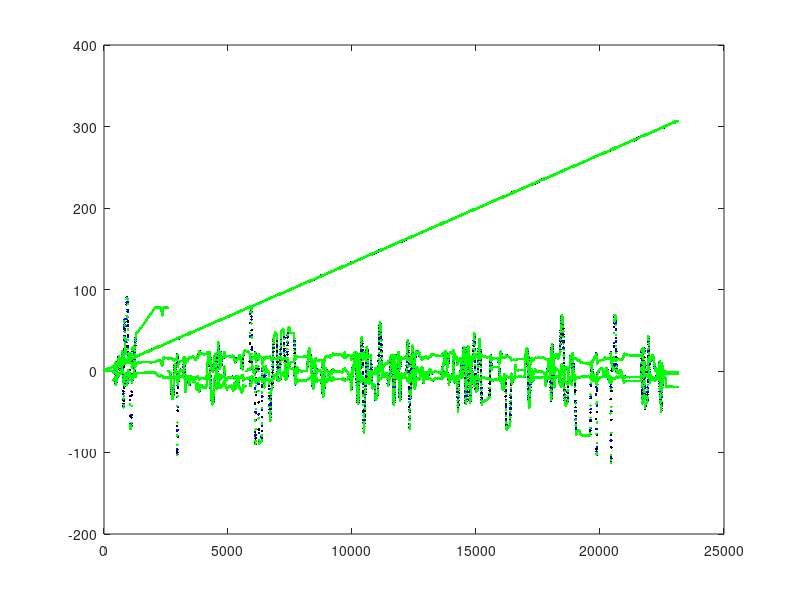

The MATLAB source for this figure:
% Jose Garcia-Uceda Calvo
% Reading a txt file with data and delimiter comma 

clear
clc
close all

fileID = fopen('HeadTrace.txt','r');
C = textscan(fileID,'%f %f %f %f','Delimiter',',');
fclose(fileID);

tilt=C{1,1}
yaw=C{1,2}
roll=C{1,3}
seconds=C{1,4}

figure(73)
plot(tilt,'k.');
hold on
plot(yaw,'b.');
hold on
plot(roll,'g.');

